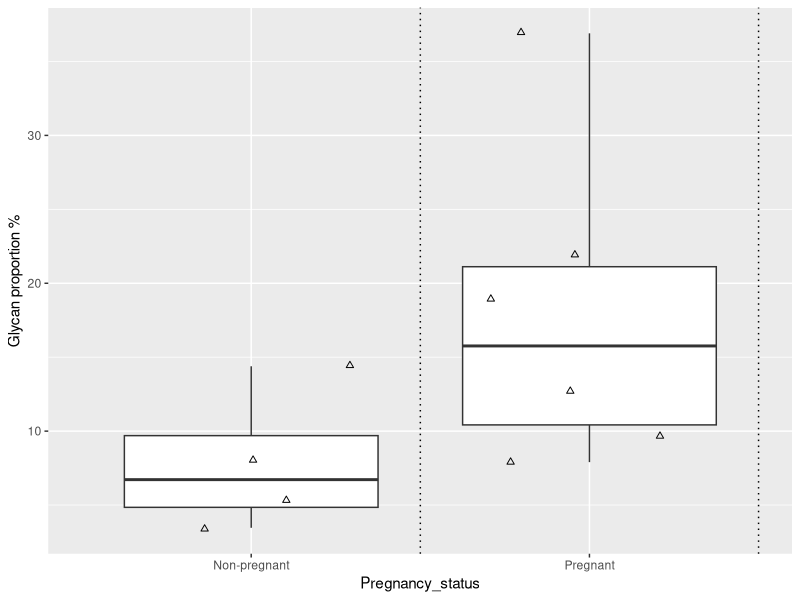
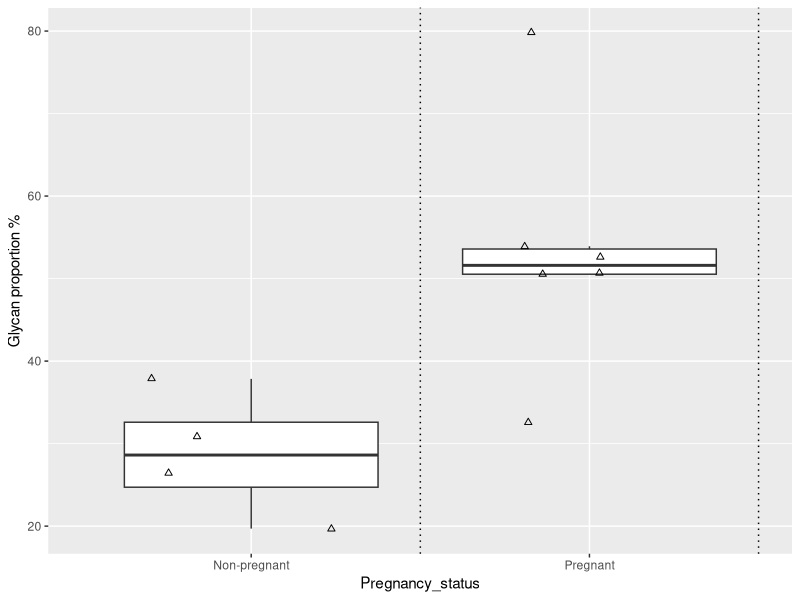
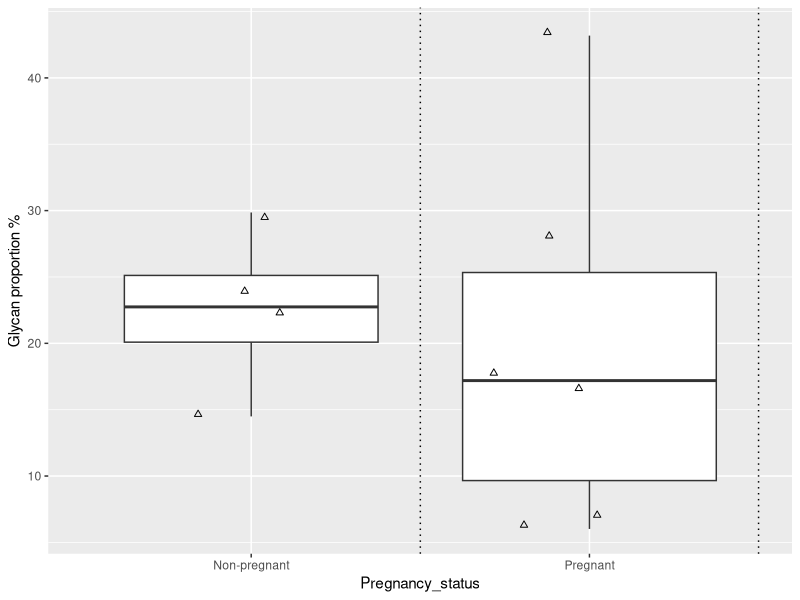
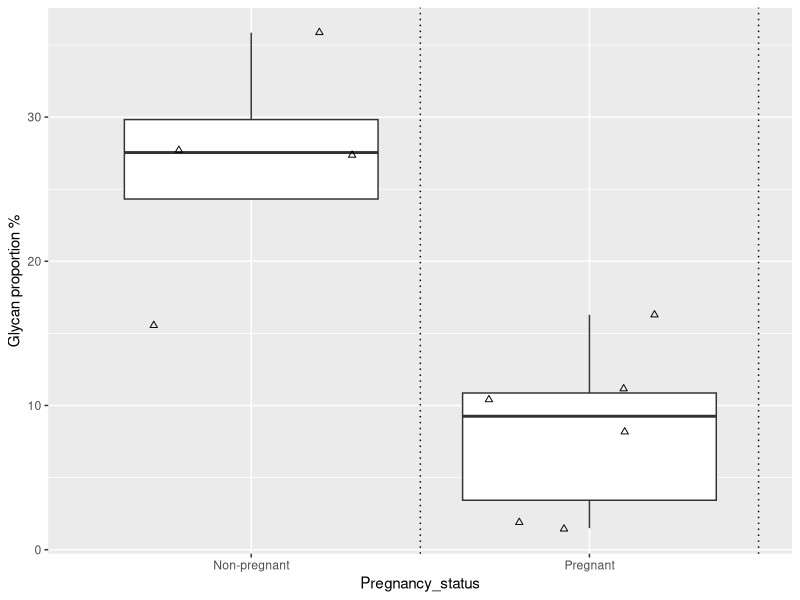
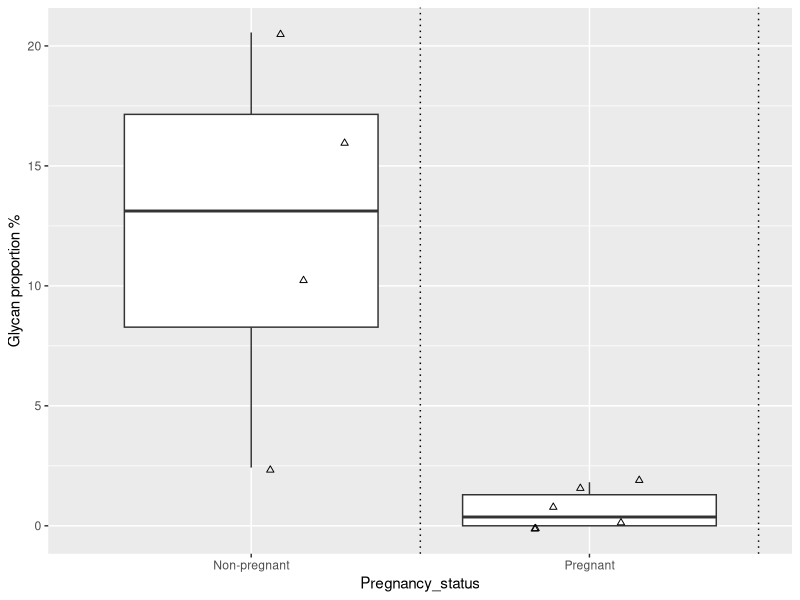

Here is the R script that generated these plots, in order:
############# Load packages, input background information #####

## Load ggplot2 
library(ggplot2)

############# Figure 5 upper panel ##########################

## load the data
res=read.csv('Figure_5_upper_panel_data.csv')

## replace NA values with 0
res[is.na(res)]=0

## Non-fucosylation %
ggplot(data=subset.data.frame(res, dHex.count==0),
       aes(Pregnancy_status, (dHex_Intensity/Total_Intensity)*100))+
  geom_boxplot(outlier.alpha = 0)+
  geom_point(position=position_jitter(width = 0.3),shape=2)+
  geom_vline(xintercept=1.5+c(0:7), linetype='dotted')+
  labs(y='Glycan proportion %')

## Mono-fucosylation %
ggplot(data=subset.data.frame(res, dHex.count==1),
       aes(Pregnancy_status, (dHex_Intensity/Total_Intensity)*100))+
  geom_boxplot(outlier.alpha = 0)+
  geom_point(position=position_jitter(width = 0.3),shape=2)+
  geom_vline(xintercept=1.5+c(0:7), linetype='dotted')+
  labs(y='Glycan proportion %')

## Bi-fucosylation %
ggplot(data=subset.data.frame(res, dHex.count==2),
       aes(Pregnancy_status, (dHex_Intensity/Total_Intensity)*100))+
  geom_boxplot(outlier.alpha = 0)+
  geom_point(position=position_jitter(width = 0.3),shape=2)+
  geom_vline(xintercept=1.5+c(0:7), linetype='dotted')+
  labs(y='Glycan proportion %')

## Tri-fucosylation %
ggplot(data=subset.data.frame(res, dHex.count==3),
       aes(Pregnancy_status, (dHex_Intensity/Total_Intensity)*100))+
  geom_boxplot(outlier.alpha = 0)+
  geom_point(position=position_jitter(width = 0.3),shape=2)+
  geom_vline(xintercept=1.5+c(0:7), linetype='dotted')+
  labs(y='Glycan proportion %')

## Tetra-fucosylation %
ggplot(data=subset.data.frame(res, dHex.count==4),
       aes(Pregnancy_status, (dHex_Intensity/Total_Intensity)*100))+
  geom_boxplot(outlier.alpha = 0)+
  geom_point(position=position_jitter(width = 0.3),shape=2)+
  geom_vline(xintercept=1.5+c(0:7), linetype='dotted')+
  labs(y='Glycan proportion %')
